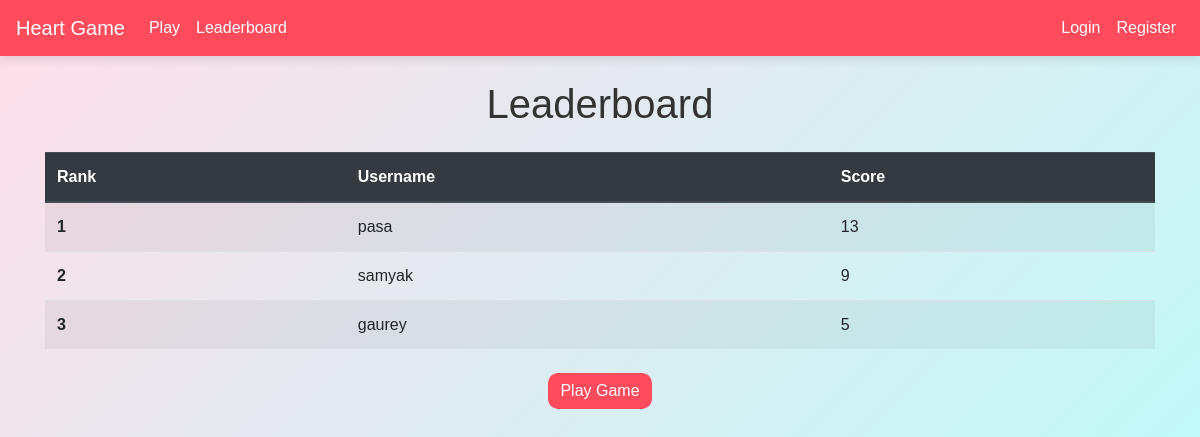
The page /leaderboard on the database as committed earlier.
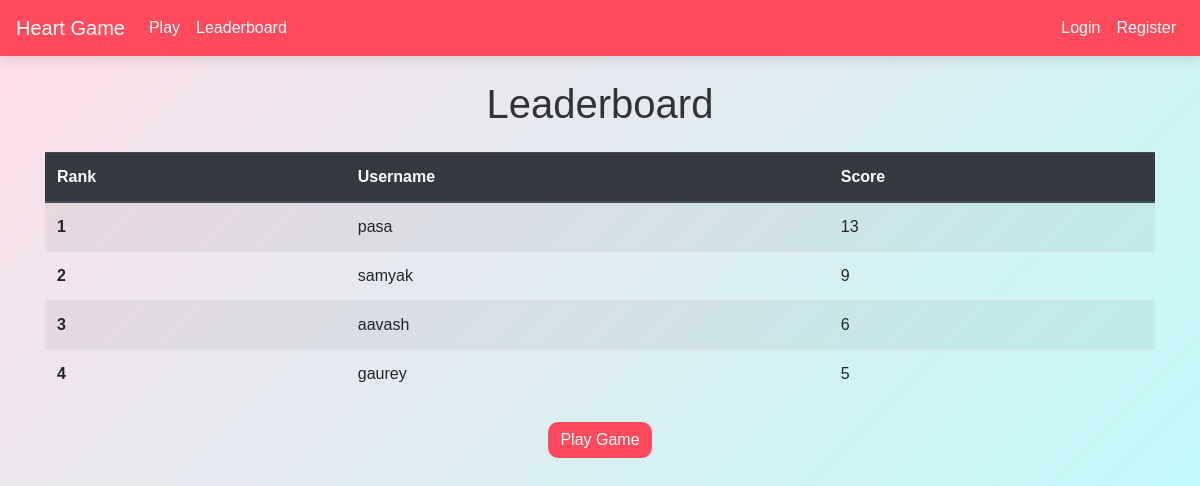
The same page on the database as committed later.
### tables this page shows
CREATE TABLE users (
            id INTEGER PRIMARY KEY AUTOINCREMENT,
            username TEXT NOT NULL UNIQUE,
            password TEXT NOT NULL,
            score INTEGER NOT NULL DEFAULT 0
        );

### app.py (the view)
@app.route('/leaderboard')
def leaderboard():
    leaders = db.get_leaderboard()
    return render_template('leaderboard.html', leaderboard=leaders)

### database.py (called while the page is built)
def get_leaderboard():
    conn = sqlite3.connect('game.db')
    c = conn.cursor()
    c.execute("SELECT username, score FROM users ORDER BY score DESC")
    leaderboard = c.fetchall()
    conn.close()
    return leaderboard

### templates/leaderboard.html
{% extends 'layout.html' %}
{% block content %}
<h1 class="text-center mb-4">Leaderboard</h1>
<table class="table table-striped">
    <thead class="thead-dark">
        <tr>
            <th scope="col">Rank</th>
            <th scope="col">Username</th>
            <th scope="col">Score</th>
        </tr>
    </thead>
    <tbody>
        {% for user in leaderboard %}
        <tr>
            <th scope="row">{{ loop.index }}</th>
            <td>{{ user[0] }}</td>
            <td>{{ user[1] }}</td>
        </tr>
        {% else %}
        <tr>
            <td colspan="3" class="text-center">No players yet.</td>
        </tr>
        {% endfor %}
    </tbody>
</table>
<div class="text-center mt-4">
    <a href="{{ url_for('play') }}" class="btn btn-primary">Play Game</a>
</div>
{% endblock %}

### templates/layout.html (shortened to what this page needs)
<!DOCTYPE html>
<html lang="en">
<head>
    <link rel="stylesheet" href="https://stackpath.bootstrapcdn.com/bootstrap/4.5.2/css/bootstrap.min.css">
    <link rel="stylesheet" href="{{ url_for('static', filename='css/style.css') }}">
</head>
<body>
    <nav class="navbar navbar-expand-lg navbar-dark bg-dark">
        <a class="navbar-brand" href="{{ url_for('index') }}">Heart Game</a>
        <div class="collapse navbar-collapse" id="navbarNav">
            <ul class="navbar-nav mr-auto">
                <li class="nav-item">
                    <a class="nav-link" href="{{ url_for('play') }}">Play</a>
                </li>
                <li class="nav-item">
                    <a class="nav-link" href="{{ url_for('leaderboard') }}">Leaderboard</a>
                </li>
            </ul>
            <ul class="navbar-nav">
                {% if 'username' in session %}
                    <li class="nav-item">
                        <span class="navbar-text">
                          Welcome, {{ session['username'] }}
                        </span>
                    </li>
                    <li class="nav-item">
                        <a class="nav-link" href="{{ url_for('logout') }}">Logout</a>
                    </li>
                {% else %}
                    <li class="nav-item">
                        <a class="nav-link" href="{{ url_for('login') }}">Login</a>
                    </li>
                    <li class="nav-item">
                        <a class="nav-link" href="{{ url_for('register') }}">Register</a>
                    </li>
                {% endif %}
            </ul>
        </div>
    </nav>
    <div class="container mt-4">
        {% block content %}{% endblock %}
    </div>
</body>
</html>

### static/css/style.css (style rules this page uses)
body { background: linear-gradient(135deg, #ffdee9, #b5fffc); font-family: 'Poppins', sans-serif; color: #333; min-height: 100vh; }
.navbar { background-color: #ff4b5c !important; box-shadow: 0 4px 10px rgba(0, 0, 0, 0.1); }
.navbar-brand, .nav-link, .navbar-text { color: white !important; font-weight: 500; }
.btn-primary { background-color: #ff4b5c; border: none; border-radius: 10px; transition: background-color 0.3s, transform 0.2s; }

Rows that differ between the two databases and show on the page:
added users: username "aavash", score "6"
